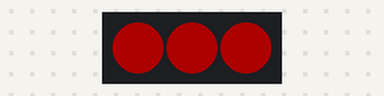
The sketch below on a simulated ESP8266 (NodeMCU). On the bench: 3 RGB LEDs in strip order, left to right. Dim RGB values are drawn brighter than linear; the strip is taken to match the declared colour order.

Above: at 0.5 s.
At 3.5 s:
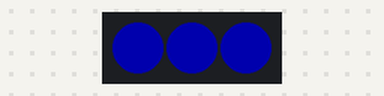
Timing chart, 0 to 4.6 s (numbered marks = the images above):
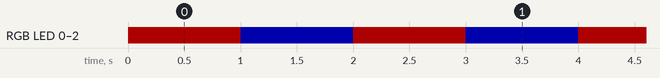

The sketch:

LED_S_Leuchten.ino
```cpp
#include <Adafruit_NeoPixel.h>

// Wir legen fest, dass PIN D4 für die Kommunikation benutzt wird
uint16_t NeoPIN =D4;
// Wir legen fest, dass der Strip drei LED hat
uint16_t NUM_LEDS =3;

// Wir erstellen eine Referenz auf eine Klasse namens "strip" vom Typ Adafruit_NeoPixel
Adafruit_NeoPixel strip= Adafruit_NeoPixel(NUM_LEDS, NeoPIN, NEO_RGB + NEO_KHZ800);

void setup()
{
  strip.setBrightness(50);
  strip.begin();
}

void loop()
{
  // eine Zahlschleife diese Schleife läuft dreimal durch
  for(int i=0;i<NUM_LEDS;i++)
  {
    // wir legen fest das das alle LED#S grün ist
    strip.setPixelColor(i, strip.Color(255,0,0));
  }
  //wir legen fest das nun der streifen geupdatet wird
  strip.show();
  //wir warten 1 sekunde
  delay(1000);
  for(int i=0;i<NUM_LEDS;i++)
  {
    // wir legen fest das das alle LED#S blau ist
    strip.setPixelColor(i, strip.Color(0,0,255));
  }
  //wir legen fest das nun der streifen geupdatet wird
  strip.show();
  delay(1000);
}
```

Measured:
- by itself, RGB LED 0–2: alternates RGB(50, 0, 0) for 1.0 s and RGB(0, 0, 50) for 1.0 s
